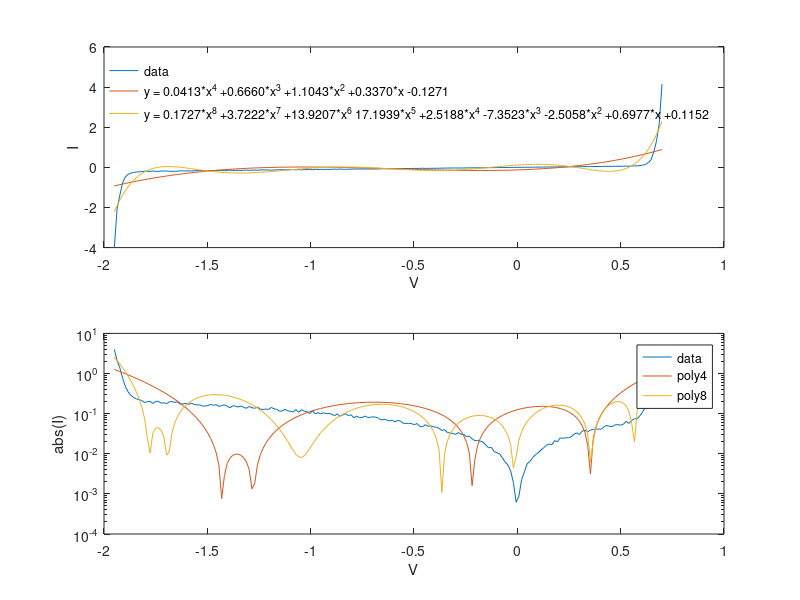

Reproduce this figure in MATLAB.
clc, clear, close all
set(0,'DefaultFigureWindowStyle','docked')
Is=0.01e-12;
Ib=0.1e-12;
Vb=1.3;
Gp=0.1; %conductance
V=linspace(-1.95, 0.7,200);
I=Is.*(exp(48.*V)-1)+Gp.*V-Ib.*(exp(-48.*(V+Vb))-1);
I_noise=I+0.2.*I.*rand(size(I)); % add noise
figure (1)
subplot(2,1,1)
plot(V,(I_noise))
figure (1)
hold on
P4=polyfit(V,I_noise,4);
txt1 = sprintf('y = %.4f*x^4 %+.4f*x^3 %+.4f*x^2 %+.4f*x %+.4f', P4(1), P4(2), P4(3),P4(4),P4(5));
plot(V,polyval(P4,V))
P8=polyfit(V,I_noise,8);
txt2 = sprintf('y = %.4f*x^8 %+.4f*x^7 %+.4f*x^6 %.4f*x^5 %+.4f*x^4 %+.4f*x^3 %+.4f*x^2 %+.4f*x %+.4f', P8(1), P8(2), P8(3),P8(4),P8(5),P8(6), P8(7),P8(8),P8(9));
plot(V,polyval(P8,V))
legend('data',txt1,txt2); legend boxoff
xlabel('V')
ylabel('I')
%text(V, I, txt1);
hold off
subplot(2,1,2)
semilogy(V,abs(I_noise))
hold on
P4=polyfit(V,abs(I_noise),4);
caption1 = sprintf('y = %.4f*x^4 %+.4f*x^3 %+.4f*x^2 %+.4f*x %+.4f', P4(1), P4(2), P4(3),P4(4),P4(5));
% text(V, I, caption1);
semilogy(V,abs(polyval(P4,V)))
P8=polyfit(V,abs(I_noise),8);
caption2 = sprintf('y = %.4f*x^8 %+.4f*x^7 %+.4f*x^6 %.4f*x^5 %+.4f*x^4 %+.4f*x^3 %+.4f*x^2 %+.4f*x %+.4f', P8(1), P8(2), P8(3),P8(4),P8(5),P8(6), P8(7),P8(8),P8(9));
semilogy(V,abs(polyval(P8,V)))
legend('data','poly4','poly8');
xlabel('V')
ylabel('abs(I)')

